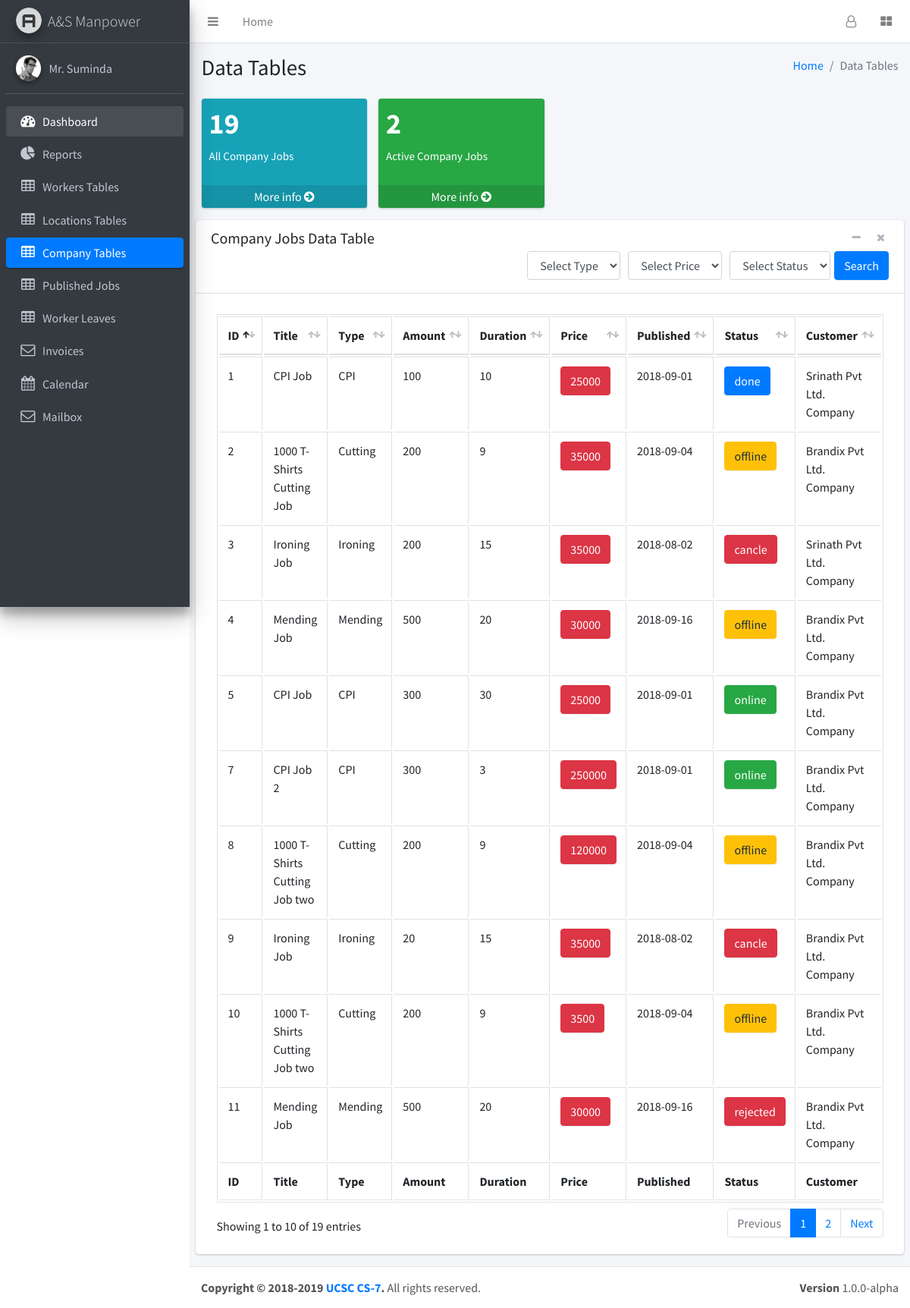
The app's page /pages/others/tables/dataJobP.php with its own data.
### tables this page shows
CREATE TABLE `company_job` (
  `jobID` int(11) NOT NULL,
  `jobTitle` varchar(45) DEFAULT NULL,
  `jobType` varchar(45) DEFAULT NULL,
  `jobAmount` varchar(45) DEFAULT NULL,
  `jobPeriod` varchar(45) DEFAULT NULL,
  `jobPrice` int(45) DEFAULT NULL,
  `jobDate` varchar(45) DEFAULT NULL,
  `jobStatus` varchar(45) DEFAULT NULL,
  `comID` varchar(10) NOT NULL,
  `supID` varchar(45) NOT NULL
);

CREATE TABLE `company` (
  `comID` varchar(10) NOT NULL,
  `comName` varchar(45) DEFAULT NULL,
  `comPhone` varchar(45) DEFAULT NULL,
  `comAddress` varchar(200) DEFAULT NULL,
  `comEmail` varchar(45) DEFAULT NULL
);

### pages/query_boxes/supplier_view_c_jobs.php (the view)
<?php
    $query="SELECT * FROM company_job,company WHERE company_job.comID=company.comID ORDER BY jobID DESC";
    $result=mysqli_query($conn,$query);
    if(mysqli_num_rows($result)>0){
        while($row=mysqli_fetch_assoc($result)){
            $status="danger";
            if($row['jobStatus']=='online'){
                $status="success";
            }else if($row['jobStatus']=='cancel'){
                $status="danger";
            }else if($row['jobStatus']=='offline'){
                $status="warning";
            }else if($row['jobStatus']=='done'){
                $status="primary";
            }
            echo "<tr>
                  <td>".$row['jobID']."</td>
                  <td>".$row['jobTitle']."</td>
                  <td>".$row['jobType']."</td>
                  <td>".$row['jobAmount']."</td>
                  <td>".$row['jobPeriod']."</td>
                  <td><lable class='btn btn-danger'>".$row['jobPrice']."</lable></td>
                  <td>".$row['jobDate']."</td>
                  <td><lable class='btn btn-".$status."'>".$row['jobStatus']."</lable></td>
                  <td>".$row['comName']." Pvt Ltd. Company</td>
                </tr>";
        }
    }
?>

### records on screen
company_job: jobID "11", jobTitle "Mending Job", jobType "Mending", jobAmount "500", jobPeriod "20", jobPrice "30000", jobDate "2018-09-16", jobStatus "rejected", comID.comName "Brandix"
company_job: jobID "10", jobTitle "1000 T-Shirts Cutting Job two", jobType "Cutting", jobAmount "200", jobPeriod "9", jobPrice "3500", jobDate "2018-09-04", jobStatus "offline", comID.comName "Brandix"
company_job: jobID "9", jobTitle "Ironing Job", jobType "Ironing", jobAmount "20", jobPeriod "15", jobPrice "35000", jobDate "2018-08-02", jobStatus "cancle", comID.comName "Brandix"
company_job: jobID "8", jobTitle "1000 T-Shirts Cutting Job two", jobType "Cutting", jobAmount "200", jobPeriod "9", jobPrice "120000", jobDate "2018-09-04", jobStatus "offline", comID.comName "Brandix"
company_job: jobID "7", jobTitle "CPI Job 2", jobType "CPI", jobAmount "300", jobPeriod "3", jobPrice "250000", jobDate "2018-09-01", jobStatus "online", comID.comName "Brandix"
company_job: jobID "5", jobTitle "CPI Job", jobType "CPI", jobAmount "300", jobPeriod "30", jobPrice "25000", jobDate "2018-09-01", jobStatus "online", comID.comName "Brandix"
company_job: jobID "4", jobTitle "Mending Job", jobType "Mending", jobAmount "500", jobPeriod "20", jobPrice "30000", jobDate "2018-09-16", jobStatus "offline", comID.comName "Brandix"
company_job: jobID "3", jobTitle "Ironing Job", jobType "Ironing", jobAmount "200", jobPeriod "15", jobPrice "35000", jobDate "2018-08-02", jobStatus "cancle", comID.comName "Srinath"
company_job: jobID "2", jobTitle "1000 T-Shirts Cutting Job", jobType "Cutting", jobAmount "200", jobPeriod "9", jobPrice "35000", jobDate "2018-09-04", jobStatus "offline", comID.comName "Brandix"
company_job: jobID "1", jobTitle "CPI Job", jobType "CPI", jobAmount "100", jobPeriod "10", jobPrice "25000", jobDate "2018-09-01", jobStatus "done", comID.comName "Srinath"

### other values on screen
$row['comJCount'] "19"
$row['comJCount'] "2"
